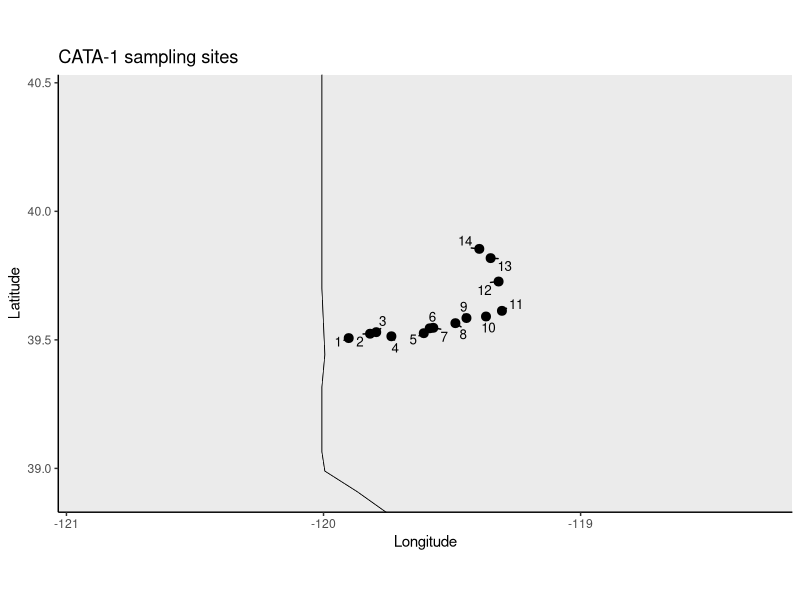
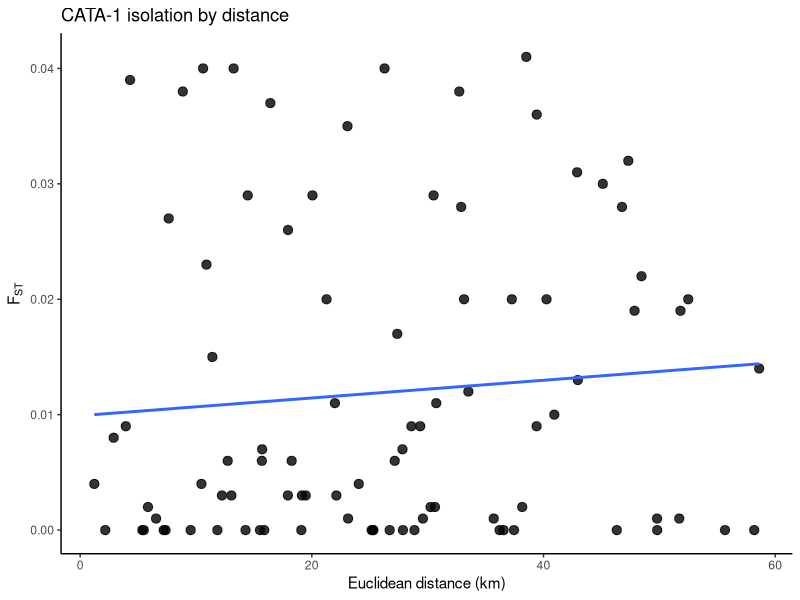

These charts were generated, in order, by the following R code: (Note: this script raises an error after producing the figures.)
# -----------------------------
# CATA-1 Tahoe sucker
# Truckee River, 2008
# pairwise FST matrix + site coordinates + map + IBD plot
# -----------------------------

library(ggplot2)
library(ggrepel)
library(geosphere)
library(maps)

# ------------------------------
# paths
# ------------------------------
save_dir <- "/Users/johnmccall/Library/CloudStorage/OneDrive-TheOhioStateUniversity/Spring_2026/Landgen_DGS/DGS-Patterns-of-Fish-Diversity/DGS-Patterns-of-Fish-Diversity/Objective 2/Data/CATA-1"

# -----------------------------
# 0) site coordinates
# Table 1 in Peacock et al. 2016
# site numbering matches FST matrix order below
# -----------------------------
CATA_1_coords <- data.frame(
  site = as.character(1:14),
  site_name = c(
    "VerdiB", "RenoC", "RenoB", "RenoA",
    "McRC", "McRB", "McRA", "McRD",
    "WadsA", "WadsB", "WadsC",
    "NixonA", "NixonB", "NixonC"
  ),
  lat = c(
    39.507, 39.524, 39.530, 39.514,
    39.526, 39.545, 39.547, 39.565,
    39.585, 39.591, 39.613,
    39.727, 39.818, 39.854
  ),
  lon = c(
    -119.902, -119.819, -119.795, -119.736,
    -119.610, -119.587, -119.573, -119.487,
    -119.444, -119.368, -119.306,
    -119.319, -119.350, -119.394
  ),
  stringsAsFactors = FALSE
)

# -----------------------------
# 1) map of sampling locations
# Plot US + Canada, zoom to point extent
# Do not save plot
# -----------------------------
usa <- map_data("state")
can <- map_data("world", region = "Canada")

xpad <- 1.0
ypad <- 0.6

xlim_map <- c(
  min(CATA_1_coords$lon) - xpad,
  max(CATA_1_coords$lon) + xpad
)

ylim_map <- c(
  min(CATA_1_coords$lat) - ypad,
  max(CATA_1_coords$lat) + ypad
)

ggplot() +
  geom_polygon(
    data = usa,
    aes(x = long, y = lat, group = group),
    fill = "grey92", color = "black", linewidth = 0.25
  ) +
  geom_polygon(
    data = can,
    aes(x = long, y = lat, group = group),
    fill = "grey86", color = "black", linewidth = 0.25
  ) +
  geom_point(
    data = CATA_1_coords,
    aes(x = lon, y = lat),
    size = 2.7
  ) +
  ggrepel::geom_text_repel(
    data = CATA_1_coords,
    aes(x = lon, y = lat, label = site),
    size = 3.4,
    seed = 1,
    min.segment.length = 0
  ) +
  coord_fixed(
    xlim = xlim_map,
    ylim = ylim_map
  ) +
  theme_classic() +
  labs(
    x = "Longitude",
    y = "Latitude",
    title = "CATA-1 sampling sites"
  )

# -----------------------------
# 2) geographic distance matrix
# straight-line distance in km
# -----------------------------
geo_dist_km <- geosphere::distm(
  as.matrix(CATA_1_coords[, c("lon", "lat")]),
  fun = geosphere::distHaversine
) / 1000

rownames(geo_dist_km) <- CATA_1_coords$site
colnames(geo_dist_km) <- CATA_1_coords$site

# -----------------------------
# 3) helper function:
# takes a vector of lower-triangle values (row-wise order)
# and reconstructs a full symmetric matrix
# -----------------------------
fill_sym_from_lower <- function(pops, vals, diag_val = 0) {

  n <- length(pops)

  stopifnot(length(vals) == n * (n - 1) / 2)

  mat <- matrix(
    0,
    nrow = n,
    ncol = n,
    dimnames = list(pops, pops)
  )

  k <- 1
  for (i in 2:n) {
    for (j in 1:(i - 1)) {
      mat[i, j] <- vals[k]
      mat[j, i] <- vals[k]
      k <- k + 1
    }
  }

  diag(mat) <- diag_val
  mat
}

# -----------------------------
# 4) pairwise FST matrix
# S5 Table (B): Tahoe sucker, 2008
# lower triangle, row-wise order
#
# site order:
# 1 VerdiB
# 2 RenoC
# 3 RenoB
# 4 RenoA
# 5 McRC
# 6 McRB
# 7 McRA
# 8 McRD
# 9 WadsA
# 10 WadsB
# 11 WadsC
# 12 NixonA
# 13 NixonB
# 14 NixonC
#
# NixonB vs NixonC cell was not visible in the parsed table;
# set to 0 per user instruction.
# -----------------------------
fst_vals <- c(

  # 2
  -0.036,

  # 3
  -0.031, -0.039,

  # 4
  -0.008, -0.003, -0.016,

  # 5
  -0.006, 0.026, -0.013, 0.023,

  # 6
  0.017, 0.029, 0.003, 0.040, 0.008,

  # 7
  0.009, 0.020, 0.003, 0.029, 0.009, 0.004,

  # 8
  -0.003, 0.000, -0.009, 0.003, 0.015, 0.038, 0.027,

  # 9
  0.020, 0.028, 0.011, 0.040, 0.006, 0.003, -0.001, 0.039,

  # 10
  0.028, 0.036, 0.020, 0.038, 0.011, 0.003, 0.006, 0.040, 0.001,

  # 11
  0.020, 0.030, 0.013, 0.041, 0.007, -0.003, 0.004, 0.037, 0.003, 0.002,

  # 12
  -0.002, 0.022, 0.000, 0.031, 0.012, 0.002, 0.001, 0.035, 0.000, 0.007, 0.006,

  # 13
  0.014, 0.019, -0.004, 0.032, 0.009, -0.002, 0.001, 0.029, 0.006, -0.001, 0.001, 0.004,

  # 14
  -0.015, 0.001, 0.001, 0.019, 0.010, 0.002, -0.001, 0.020, 0.002, 0.009, 0.000, -0.001, 0
)

CATA_1_fst <- fill_sym_from_lower(
  pops = CATA_1_coords$site,
  vals = fst_vals,
  diag_val = 0
)

# always make fst < 0 equal to 0
CATA_1_fst[CATA_1_fst < 0] <- 0

# -----------------------------
# 5) pairwise dataframe for IBD plot
# -----------------------------
ibd_df <- data.frame(
  site1   = rownames(CATA_1_fst)[row(CATA_1_fst)[upper.tri(CATA_1_fst)]],
  site2   = colnames(CATA_1_fst)[col(CATA_1_fst)[upper.tri(CATA_1_fst)]],
  fst     = CATA_1_fst[upper.tri(CATA_1_fst)],
  dist_km = geo_dist_km[upper.tri(geo_dist_km)],
  stringsAsFactors = FALSE
)

# -----------------------------
# 6) IBD plot
# Do not save plot
# -----------------------------
ggplot(ibd_df, aes(x = dist_km, y = fst)) +
  geom_point(size = 2.8, alpha = 0.8) +
  geom_smooth(method = "lm", se = FALSE) +
  theme_classic() +
  labs(
    x = "Euclidean distance (km)",
    y = expression(F[ST]),
    title = "CATA-1 isolation by distance"
  )

# -----------------------------
# 7) quick checks
# -----------------------------
stopifnot(identical(rownames(CATA_1_fst), CATA_1_coords$site))
stopifnot(identical(colnames(CATA_1_fst), CATA_1_coords$site))
stopifnot(isTRUE(all.equal(CATA_1_fst, t(CATA_1_fst))))
stopifnot(length(fst_vals) == nrow(CATA_1_coords) * (nrow(CATA_1_coords) - 1) / 2)

# -----------------------------
# 8) save RData
# final saved coords df only keeps site + lat/lon
# -----------------------------
out_dir <- file.path(save_dir, "data")

if (!dir.exists(out_dir)) {
  dir.create(out_dir, recursive = TRUE)
}

CATA_1_coords <- CATA_1_coords[, c("site", "lat", "lon")]

save(
  CATA_1_fst,
  CATA_1_coords,
  file = file.path(out_dir, "CATA-1.RData")
)
